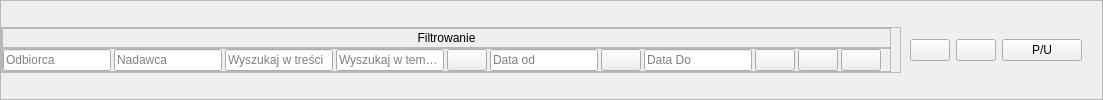
                      <widget class="QFrame" name="serchEmailFrame">
                       <property name="sizePolicy">
                        <sizepolicy hsizetype="Preferred" vsizetype="Fixed">
                         <horstretch>0</horstretch>
                         <verstretch>0</verstretch>
                        </sizepolicy>
                       </property>
                       <property name="frameShape">
                        <enum>QFrame::Shape::StyledPanel</enum>
                       </property>
                       <property name="frameShadow">
                        <enum>QFrame::Shadow::Raised</enum>
                       </property>
                       <layout class="QHBoxLayout" name="horizontalLayout_18">
                        <property name="spacing">
                         <number>0</number>
                        </property>
                        <property name="leftMargin">
                         <number>0</number>
                        </property>
                        <property name="topMargin">
                         <number>0</number>
                        </property>
                        <property name="bottomMargin">
                         <number>0</number>
                        </property>
                        <item>
                         <widget class="QFrame" name="frame_11">
                          <property name="sizePolicy">
                           <sizepolicy hsizetype="Preferred" vsizetype="Fixed">
                            <horstretch>0</horstretch>
                            <verstretch>0</verstretch>
                           </sizepolicy>
                          </property>
                          <property name="frameShape">
                           <enum>QFrame::Shape::StyledPanel</enum>
                          </property>
                          <property name="frameShadow">
                           <enum>QFrame::Shadow::Raised</enum>
                          </property>
                          <layout class="QVBoxLayout" name="verticalLayout_22">
                           <property name="spacing">
                            <number>0</number>
                           </property>
                           <property name="sizeConstraint">
                            <enum>QLayout::SizeConstraint::SetDefaultConstraint</enum>
                           </property>
                           <property name="leftMargin">
                            <number>0</number>
                           </property>
                           <property name="topMargin">
                            <number>0</number>
                           </property>
                           <property name="bottomMargin">
                            <number>0</number>
                           </property>
                           <item>
                            <widget class="QFrame" name="frame_12">
                             <property name="sizePolicy">
                              <sizepolicy hsizetype="Preferred" vsizetype="Fixed">
                               <horstretch>0</horstretch>
                               <verstretch>0</verstretch>
                              </sizepolicy>
                             </property>
                             <property name="frameShape">
                              <enum>QFrame::Shape::StyledPanel</enum>
                             </property>
                             <property name="frameShadow">
                              <enum>QFrame::Shadow::Raised</enum>
                             </property>
                             <layout class="QVBoxLayout" name="verticalLayout_23">
                              <property name="topMargin">
                               <number>2</number>
                              </property>
                              <property name="bottomMargin">
                               <number>2</number>
                              </property>
                              <item>
                               <widget class="QLabel" name="label_10">
                                <property name="sizePolicy">
                                 <sizepolicy hsizetype="Preferred" vsizetype="Fixed">
                                  <horstretch>0</horstretch>
                                  <verstretch>0</verstretch>
                                 </sizepolicy>
                                </property>
                                <property name="text">
                                 <string>Filtrowanie</string>
                                </property>
                                <property name="alignment">
                                 <set>Qt::AlignmentFlag::AlignCenter</set>
                                </property>
                               </widget>
                              </item>
                             </layout>
                            </widget>
                           </item>
                           <item>
                            <widget class="QFrame" name="frame_10">
                             <property name="sizePolicy">
                              <sizepolicy hsizetype="Expanding" vsizetype="Fixed">
                               <horstretch>0</horstretch>
                               <verstretch>0</verstretch>
                              </sizepolicy>
                             </property>
                             <property name="frameShape">
                              <enum>QFrame::Shape::StyledPanel</enum>
                             </property>
                             <property name="frameShadow">
                              <enum>QFrame::Shadow::Raised</enum>
                             </property>
                             <layout class="QHBoxLayout" name="horizontalLayout_14" stretch="1,1,1,1,1,1,1,1,0,0,0">
                              <property name="spacing">
                               <number>3</number>
                              </property>
                              <property name="sizeConstraint">
                               <enum>QLayout::SizeConstraint::SetDefaultConstraint</enum>
                              </property>
                              <property name="leftMargin">
                               <number>0</number>
                              </property>
                              <property name="topMargin">
                               <number>0</number>
                              </property>
                              <property name="bottomMargin">
                               <number>0</number>
                              </property>
                              <item>
                               <widget class="QLineEdit" name="seachSurname">
                                <property name="text">
                                 <string/>
                                </property>
                                <property name="placeholderText">
                                 <string>Odbiorca</string>
                                </property>
                               </widget>
                              </item>
                              <item>
                               <widget class="QLineEdit" name="seachName">
                                <property name="placeholderText">
                                 <string>Nadawca</string>
                                </property>
                               </widget>
                              </item>
                              <item>
                               <widget class="QLineEdit" name="searchBody">
                                <property name="placeholderText">
                                 <string>Wyszukaj w treści</string>
                                </property>
                               </widget>
                              </item>
                              <item>
                               <widget class="QLineEdit" name="searchDate">
                                <property name="placeholderText">
                                 <string>Wyszukaj w temacie</string>
                                </property>
                               </widget>
                              </item>
                              <item>
                               <widget class="QPushButton" name="startDataBtn">
                                <property name="sizePolicy">
                                 <sizepolicy hsizetype="Fixed" vsizetype="Fixed">
                                  <horstretch>0</horstretch>
                                  <verstretch>0</verstretch>
                                 </sizepolicy>
                                </property>
                                <property name="autoFillBackground">
                                 <bool>false</bool>
                                </property>
                                <property name="inputMethodHints">
                                 <set>Qt::InputMethodHint::ImhNone</set>
                                </property>
                                <property name="text">
                                 <string/>
                                </property>
                                <property name="autoRepeatInterval">
                                 <number>100</number>
                                </property>
                                <property name="autoDefault">
                                 <bool>false</bool>
                                </property>
                                <property name="default">
                                 <bool>false</bool>
                                </property>
                               </widget>
                              </item>
                              <item>
                               <widget class="QLineEdit" name="startDataLabel">
                                <property name="readOnly">
                                 <bool>true</bool>
                                </property>
                                <property name="placeholderText">
                                 <string>Data od</string>
                                </property>
                               </widget>
                              </item>
                              <item>
                               <widget class="QPushButton" name="endDataBtn">
                                <property name="sizePolicy">
                                 <sizepolicy hsizetype="Fixed" vsizetype="Fixed">
                                  <horstretch>0</horstretch>
                                  <verstretch>0</verstretch>
                                 </sizepolicy>
                                </property>
                                <property name="text">
                                 <string/>
                                </property>
                               </widget>
                              </item>
                              <item>
                               <widget class="QLineEdit" name="endDataLabel">
                                <property name="text">
                                 <string/>
                                </property>
                                <property name="readOnly">
                                 <bool>true</bool>
                                </property>
                                <property name="placeholderText">
                                 <string>Data Do</string>
                                </property>
                               </widget>
                              </item>
                              <item>
                               <widget class="QPushButton" name="filter_table_btn">
                                <property name="toolTip">
                                 <string>&lt;html&gt;&lt;head/&gt;&lt;body&gt;&lt;p&gt;Wyszukaj w tabeli&lt;/p&gt;&lt;/body&gt;&lt;/html&gt;</string>
                                </property>
                                <property name="text">
                                 <string/>
                                </property>
                                <property name="icon">
                                 <iconset>
                                  <normaloff>:/feather/icons/feather/search.png</normaloff>:/feather/icons/feather/search.png</iconset>
                                </property>
                               </widget>
                              </item>
                              <item>
                               <widget class="QCustomQPushButton" name="show_flags_btn">
                                <property name="toolTip">
                                 <string>&lt;html&gt;&lt;head/&gt;&lt;body&gt;&lt;p&gt;Pokaż wszystkie zaznaczone flagi&lt;/p&gt;&lt;/body&gt;&lt;/html&gt;</string>
                                </property>
                                <property name="text">
                                 <string/>
                                </property>
                                <property name="icon">
                                 <iconset>
                                  <normaloff>:/feather/icons/feather/flag.png</normaloff>:/feather/icons/feather/flag.png</iconset>
                                </property>
                                <property name="checkable">
                                 <bool>true</bool>
                                </property>
                               </widget>
                              </item>
                              <item>
                               <widget class="QPushButton" name="show_table_btn">
                                <property name="toolTip">
                                 <string>&lt;html&gt;&lt;head/&gt;&lt;body&gt;&lt;p&gt;Pokaż całą tabelę&lt;/p&gt;&lt;/body&gt;&lt;/html&gt;</string>
                                </property>
                                <property name="text">
                                 <string/>
                                </property>
                                <property name="icon">
                                 <iconset>
                                  <normaloff>:/material_design/icons/material_design/hide_source.png</normaloff>:/material_design/icons/material_design/hide_source.png</iconset>
                                </property>
                               </widget>
                              </item>
                             </layout>
                            </widget>
                           </item>
                          </layout>
                         </widget>
                        </item>
                        <item>
                         <widget class="QWidget" name="widget_7" native="true">
                          <property name="sizePolicy">
                           <sizepolicy hsizetype="Preferred" vsizetype="Fixed">
                            <horstretch>0</horstretch>
                            <verstretch>0</verstretch>
                           </sizepolicy>
                          </property>
                          <layout class="QHBoxLayout" name="horizontalLayout_13">
                           <property name="topMargin">
                            <number>2</number>
                           </property>
                           <property name="bottomMargin">
                            <number>2</number>
                           </property>
                           <item>
                            <widget class="QPushButton" name="export_pdf">
                             <property name="toolTip">
                              <string>&lt;html&gt;&lt;head/&gt;&lt;body&gt;&lt;p&gt;Eksportuj do PDF'a&lt;/p&gt;&lt;/body&gt;&lt;/html&gt;</string>
                             </property>
                             <property name="text">
                              <string/>
                             </property>
                             <property name="icon">
                              <iconset>
                               <normaloff>:/font_awesome/regular/icons/font_awesome/regular/file-pdf.png</normaloff>:/font_awesome/regular/icons/font_awesome/regular/file-pdf.png</iconset>
                             </property>
                            </widget>
                           </item>
                           <item>
                            <widget class="QPushButton" name="export_excel">
                             <property name="toolTip">
                              <string>&lt;html&gt;&lt;head/&gt;&lt;body&gt;&lt;p&gt;Eksportuj do excel'a&lt;/p&gt;&lt;/body&gt;&lt;/html&gt;</string>
                             </property>
                             <property name="text">
                              <string/>
                             </property>
                             <property name="icon">
                              <iconset>
                               <normaloff>:/font_awesome/regular/icons/font_awesome/regular/file-excel.png</normaloff>:/font_awesome/regular/icons/font_awesome/regular/file-excel.png</iconset>
                             </property>
                            </widget>
                           </item>
                           <item>
                            <widget class="QPushButton" name="detailsBtn">
                             <property name="text">
                              <string>P/U</string>
                             </property>
                            </widget>
                           </item>
                          </layout>
                         </widget>
                        </item>
                       </layout>
                      </widget>
